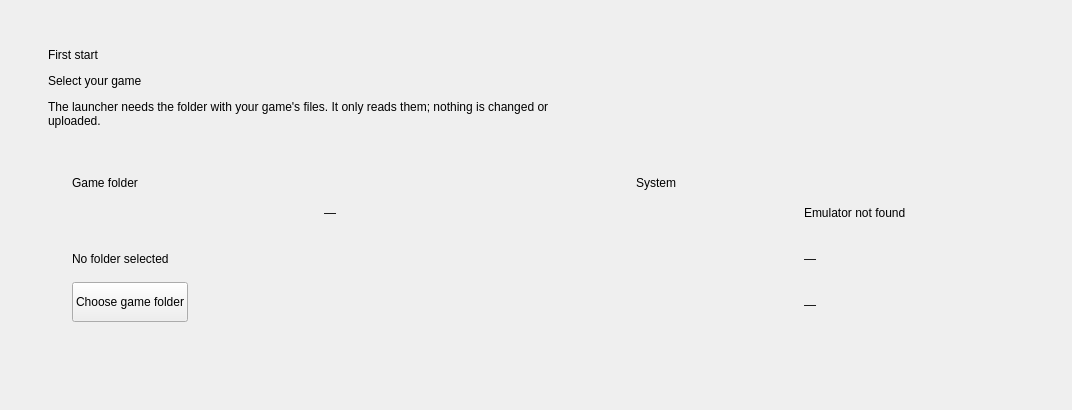
<widget class="QWidget" name="page_first_start"><layout class="QVBoxLayout" name="firstStartPageLayout"><property name="spacing"><number>0</number></property><property name="leftMargin"><number>0</number></property><property name="topMargin"><number>0</number></property><property name="rightMargin"><number>0</number></property><property name="bottomMargin"><number>0</number></property>
<item><widget class="ArtBackground" name="first_start_art" native="true">
<layout class="QVBoxLayout" name="firstStartContentLayout"><property name="spacing"><number>12</number></property><property name="leftMargin"><number>48</number></property><property name="topMargin"><number>48</number></property><property name="rightMargin"><number>48</number></property><property name="bottomMargin"><number>32</number></property>
<item><widget class="QLabel" name="first_start_eyebrow"><property name="sizePolicy"><sizepolicy hsizetype="Preferred" vsizetype="Maximum"><horstretch>0</horstretch><verstretch>0</verstretch></sizepolicy></property><property name="text"><string>First start</string></property>
<property name="textStyle" stdset="0"><string notr="true">Label/Eyebrow</string></property>
<property name="tone" stdset="0"><string notr="true">secondary</string></property></widget></item>
<item><widget class="BrushHeading" name="first_start_title"><property name="sizePolicy"><sizepolicy hsizetype="Preferred" vsizetype="Maximum"><horstretch>0</horstretch><verstretch>0</verstretch></sizepolicy></property><property name="text"><string>Select your game</string></property>
<property name="textStyle" stdset="0"><string notr="true">Heading/Title</string></property>
</widget></item>
<item><widget class="QLabel" name="first_start_lead"><property name="sizePolicy"><sizepolicy hsizetype="Preferred" vsizetype="Maximum"><horstretch>0</horstretch><verstretch>0</verstretch></sizepolicy></property><property name="minimumSize"><size><width>0</width><height>0</height></size></property>
<property name="maximumSize"><size><width>520</width><height>16777215</height></size></property><property name="text"><string>The launcher needs the folder with your game's files. It only reads them; nothing is changed or uploaded.</string></property><property name="wordWrap"><bool>true</bool></property><property name="textStyle" stdset="0"><string notr="true">Body/Lead</string></property><property name="tone" stdset="0"><string notr="true">secondary</string></property></widget></item>
<item><spacer name="firstStartGap"><property name="orientation"><enum>Qt::Vertical</enum></property><property name="sizeType"><enum>QSizePolicy::Fixed</enum></property><property name="sizeHint" stdset="0"><size><width>20</width><height>12</height></size></property></spacer></item>
<item><layout class="QHBoxLayout" name="firstStartCards"><property name="spacing"><number>24</number></property>
<item alignment="Qt::AlignTop"><widget class="QFrame" name="card_game_folder"><property name="minimumSize"><size><width>540</width><height>0</height></size></property>
<property name="maximumSize"><size><width>540</width><height>16777215</height></size></property><property name="card" stdset="0"><bool>true</bool></property>
<layout class="QVBoxLayout" name="card_game_folderLayout"><property name="spacing"><number>16</number></property><property name="leftMargin"><number>24</number></property><property name="topMargin"><number>24</number></property><property name="rightMargin"><number>24</number></property><property name="bottomMargin"><number>24</number></property>
<item><widget class="BrushHeading" name="card_game_folder_title"><property name="text"><string>Game folder</string></property>
<property name="textStyle" stdset="0"><string notr="true">Heading/Section</string></property>
</widget></item><item><layout class="QHBoxLayout" name="first_folder_checkRow"><property name="spacing"><number>12</number></property>
<item alignment="Qt::AlignTop"><widget class="StatusIcon" name="first_folder_check_status" native="true"/></item>
<item><layout class="QVBoxLayout" name="first_folder_checkText"><property name="spacing"><number>2</number></property>
<item><widget class="QLabel" name="first_folder_check"><property name="text"><string>—</string></property>
<property name="textStyle" stdset="0"><string notr="true">Body/Default</string></property>
</widget></item>
<item><widget class="QLabel" name="first_folder_check_description"><property name="text"><string></string></property>
<property name="wordWrap"><bool>true</bool></property>
<property name="textStyle" stdset="0"><string notr="true">Body/Description</string></property>
<property name="tone" stdset="0"><string notr="true">secondary</string></property>
</widget></item>
</layout></item></layout></item>
<item><widget class="QLabel" name="first_folder_path"><property name="text"><string>No folder selected</string></property><property name="field" stdset="0"><bool>true</bool></property><property name="textStyle" stdset="0"><string notr="true">Mono/Path</string></property><property name="tone" stdset="0"><string notr="true">secondary</string></property></widget></item>
<item alignment="Qt::AlignLeft"><widget class="ArtButton" name="first_folder_button"><property name="minimumSize"><size><width>0</width><height>40</height></size></property>
<property name="maximumSize"><size><width>16777215</width><height>40</height></size></property><property name="toolTip"><string>Pick the folder of your game (or a folder with several games).</string></property><property name="text"><string>Choose game folder</string></property><property name="textStyle" stdset="0"><string notr="true">Label/Button</string></property></widget></item></layout></widget></item>
<item alignment="Qt::AlignTop"><widget class="QFrame" name="card_system"><property name="minimumSize"><size><width>372</width><height>0</height></size></property>
<property name="maximumSize"><size><width>372</width><height>16777215</height></size></property><property name="card" stdset="0"><bool>true</bool></property>
<layout class="QVBoxLayout" name="card_systemLayout"><property name="spacing"><number>16</number></property><property name="leftMargin"><number>24</number></property><property name="topMargin"><number>24</number></property><property name="rightMargin"><number>24</number></property><property name="bottomMargin"><number>24</number></property>
<item><widget class="BrushHeading" name="card_system_title"><property name="text"><string>System</string></property>
<property name="textStyle" stdset="0"><string notr="true">Heading/Section</string></property>
</widget></item>
<item><widget class="QWidget" name="system_emulator_row"><layout class="QHBoxLayout" name="system_emulatorRow"><property name="spacing"><number>12</number></property><property name="leftMargin"><number>0</number></property><property name="topMargin"><number>0</number></property><property name="rightMargin"><number>0</number></property><property name="bottomMargin"><number>0</number></property>
<item alignment="Qt::AlignTop"><widget class="StatusIcon" name="system_emulator_status" native="true"/></item>
<item><layout class="QVBoxLayout" name="system_emulatorText"><property name="spacing"><number>2</number></property>
<item><widget class="QLabel" name="system_emulator"><property name="text"><string>Emulator not found</string></property>
<property name="textStyle" stdset="0"><string notr="true">Body/Default</string></property>
</widget></item>
<item><widget class="QLabel" name="system_emulator_description"><property name="text"><string></string></property>
<property name="wordWrap"><bool>true</bool></property>
<property name="textStyle" stdset="0"><string notr="true">Body/Description</string></property>
<property name="tone" stdset="0"><string notr="true">secondary</string></property>
</widget></item>
</layout></item></layout></widget></item>
<item><layout class="QHBoxLayout" name="system_gpuRow"><property name="spacing"><number>12</number></property>
<item alignment="Qt::AlignTop"><widget class="StatusIcon" name="system_gpu_status" native="true"/></item>
<item><layout class="QVBoxLayout" name="system_gpuText"><property name="spacing"><number>2</number></property>
<item><widget class="QLabel" name="system_gpu"><property name="text"><string>—</string></property>
<property name="textStyle" stdset="0"><string notr="true">Body/Default</string></property>
</widget></item>
<item><widget class="QLabel" name="system_gpu_description"><property name="text"><string></string></property>
<property name="wordWrap"><bool>true</bool></property>
<property name="textStyle" stdset="0"><string notr="true">Body/Description</string></property>
<property name="tone" stdset="0"><string notr="true">secondary</string></property>
</widget></item>
</layout></item></layout></item>
<item><layout class="QHBoxLayout" name="system_ramRow"><property name="spacing"><number>12</number></property>
<item alignment="Qt::AlignTop"><widget class="StatusIcon" name="system_ram_status" native="true"/></item>
<item><layout class="QVBoxLayout" name="system_ramText"><property name="spacing"><number>2</number></property>
<item><widget class="QLabel" name="system_ram"><property name="text"><string>—</string></property>
<property name="textStyle" stdset="0"><string notr="true">Body/Default</string></property>
</widget></item>
<item><widget class="QLabel" name="system_ram_description"><property name="text"><string></string></property>
<property name="wordWrap"><bool>true</bool></property>
<property name="textStyle" stdset="0"><string notr="true">Body/Description</string></property>
<property name="tone" stdset="0"><string notr="true">secondary</string></property>
</widget></item>
</layout></item></layout></item></layout></widget></item>
<item><spacer name="firstStartCardsSpacer"><property name="orientation"><enum>Qt::Horizontal</enum></property><property name="sizeHint" stdset="0"><size><width>40</width><height>20</height></size></property></spacer></item>
</layout></item>
<item><spacer name="firstStartSpacer"><property name="orientation"><enum>Qt::Vertical</enum></property><property name="sizeHint" stdset="0"><size><width>20</width><height>40</height></size></property></spacer></item>
</layout></widget></item>
</layout></widget>
